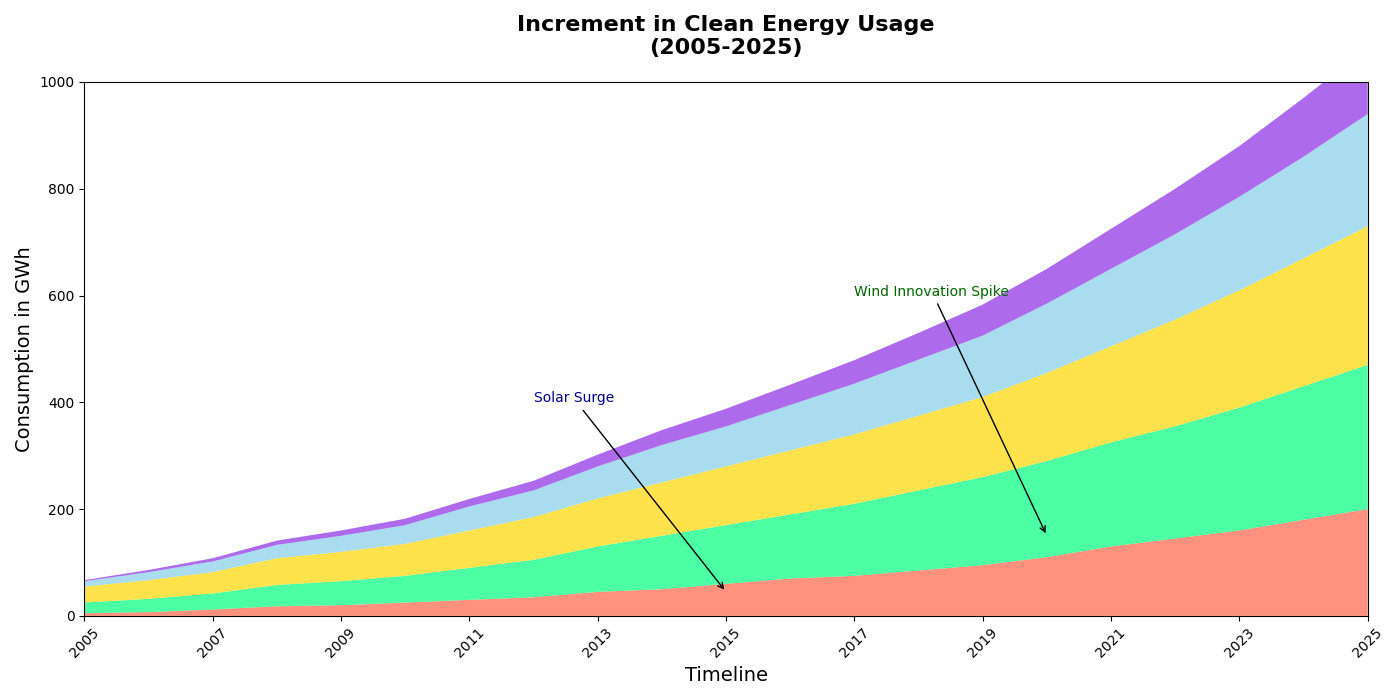

Reproduce this figure in Python.
import matplotlib.pyplot as plt
import numpy as np

years = np.arange(2005, 2026)
solar_energy = np.array([
    5, 7, 12, 18, 20, 25, 30, 35, 45, 50, 
    60, 70, 75, 85, 95, 110, 130, 145, 160, 180, 
    200
])
wind_energy = np.array([
    20, 25, 30, 40, 45, 50, 60, 70, 85, 100,
    110, 120, 135, 150, 165, 180, 195, 210, 230, 250,
    270
])
hydro_energy = np.array([
    30, 35, 40, 50, 55, 60, 70, 80, 90, 100,
    110, 120, 130, 140, 150, 165, 180, 200, 220, 240,
    260
])
biomass_energy = np.array([
    10, 15, 20, 25, 30, 35, 45, 50, 60, 70,
    75, 85, 95, 105, 115, 130, 145, 160, 175, 190,
    210
])
geothermal_energy = np.array([
    2, 4, 6, 8, 10, 12, 14, 18, 22, 28, 
    33, 38, 44, 50, 58, 65, 75, 85, 95, 110,
    125
])

fig, ax = plt.subplots(figsize=(14, 7))

ax.stackplot(years, solar_energy, wind_energy, hydro_energy, biomass_energy, geothermal_energy,
             colors=['#FF6347', '#00FF7F', '#FFD700', '#87CEEB', '#8A2BE2'], alpha=0.7)

ax.set_title("Increment in Clean Energy Usage\n(2005-2025)", fontsize=16, fontweight='bold', pad=20)
ax.set_xlabel('Timeline', fontsize=14)
ax.set_ylabel('Consumption in GWh', fontsize=14)
ax.set_xlim(years[0], years[-1])
ax.set_ylim(0, 1000)
ax.set_xticks(years[::2])
plt.xticks(rotation=45)

ax.annotate('Solar Surge', xy=(2015, 45), xytext=(2012, 400),
             arrowprops=dict(facecolor='black', arrowstyle='->'), fontsize=10, color='darkblue')
ax.annotate('Wind Innovation Spike', xy=(2020, 150), xytext=(2017, 600),
             arrowprops=dict(facecolor='black', arrowstyle='->'), fontsize=10, color='darkgreen')

plt.tight_layout()
plt.show()
